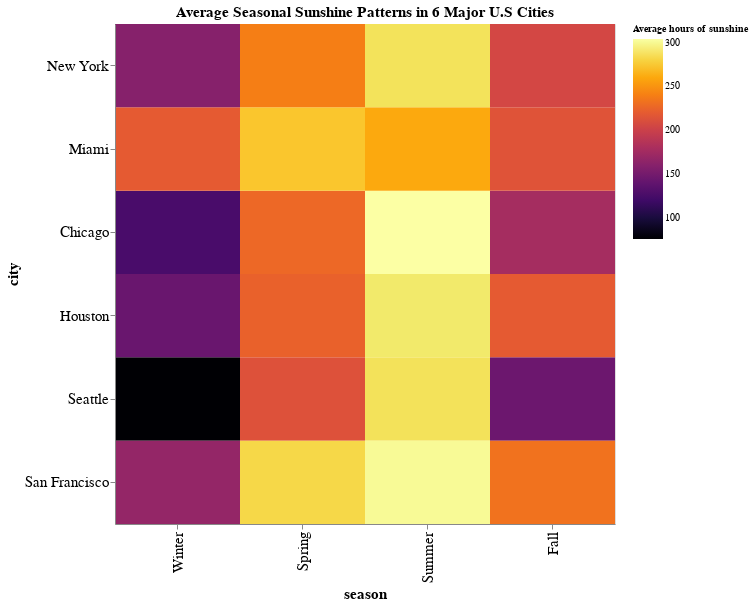

The cell this chart's notebook holds for it:
### Code cell
# Visualization without text

heatmap = alt.Chart(seasons).mark_rect().encode(
    alt.X('season:N', sort=["winter", "spring", "summer", "fall"]),
    alt.Y('city:N', sort=["New York", "Miami", "Chicago", "Houston", "Seattle", "San Francisco"]),
    alt.Color('sunshine:Q', scale = alt.Scale(scheme = 'Inferno'), legend=alt.Legend(title="Average hours of sunshine"))
).properties(
    title = 'Average Seasonal Sunshine Patterns in 6 Major U.S Cities',
    width = 500,
    height = 500
).configure_axis(
    labelFontSize=15,
    titleFontSize=15
).configure_title(fontSize=15, anchor="middle").configure_legend(
    gradientLength=200,
    gradientThickness=30,
titleFontSize=10,
labelFontSize=10
)

heatmap

### Figure 1 — Vega-Lite specification as saved in the notebook (floating-point values rounded to 4 significant figures)
{"config": {"view": {"continuousWidth": 400, "continuousHeight": 300}, "axis": {"labelFontSize": 15, "titleFontSize": 15}, "legend": {"gradientLength": 200, "gradientThickness": 30, "labelFontSize": 10, "titleFontSize": 10}, "title": {"anchor": "middle", "fontSize": 15}}, "data": {"name": "data-f6b2cf21530051d6c076b562cc44012c"}, "mark": "rect", "encoding": {"color": {"field": "sunshine", "legend": {"title": "Average hours of sunshine"}, "scale": {"scheme": "Inferno"}, "type": "quantitative"}, "x": {"field": "season", "sort": ["winter", "spring", "summer", "fall"], "type": "nominal"}, "y": {"field": "city", "sort": ["New York", "Miami", "Chicago", "Houston", "Seattle", "San Francisco"], "type": "nominal"}}, "height": 500, "title": "Average Seasonal Sunshine Patterns in 6 Major U.S Cities", "width": 500, "$schema": "https://vega.github.io/schema/vega-lite/v4.17.0.json", "datasets": {"data-f6b2cf21530051d6c076b562cc44012c": [{"city": "Seattle", "season": "Winter", "sunshine": 76.3}, {"city": "Seattle", "season": "Spring", "sunshine": 212.7}, {"city": "Seattle", "season": "Summer", "sunshine": 287.0}, {"city": "Seattle", "season": "Fall", "sunshine": 145.0}, {"city": "Chicago", "season": "Winter", "sunshine": 125.7}, {"city": "Chicago", "season": "Spring", "sunshine": 227.7}, {"city": "Chicago", "season": "Summer", "sunshine": 304.0}, {"city": "Chicago", "season": "Fall", "sunshine": 177.3}, {"city": "Miami", "season": "Winter", "sunshine": 219.3}, {"city": "Miami", "season": "Spring", "sunshine": 273.7}, {"city": "Miami", "season": "Summer", "sunshine": 260.3}, {"city": "Miami", "season": "Fall", "sunshine": 214.3}, {"city": "Houston", "season": "Winter", "sunshine": 143.7}, {"city": "Houston", "season": "Spring", "sunshine": 223.7}, {"city": "Houston", "season": "Summer", "sunshine": 291.0}, {"city": "Houston", "season": "Fall", "sunshine": 219.3}, {"city": "New York", "season": "Winter", "sunshine": 160.0}, {"city": "New York", "season": "Spring", "sunshine": 239.3}, {"city": "New York", "season": "Summer", "sunshine": 287.3}, {"city": "New York", "season": "Fall", "sunshine": 205.7}, {"city": "San Francisco", "season": "Winter", "sunshine": 167.7}, {"city": "San Francisco", "season": "Spring", "sunshine": 282.0}, {"city": "San Francisco", "season": "Summer", "sunshine": 300.7}, {"city": "San Francisco", "season": "Fall", "sunshine": 233.0}]}}
